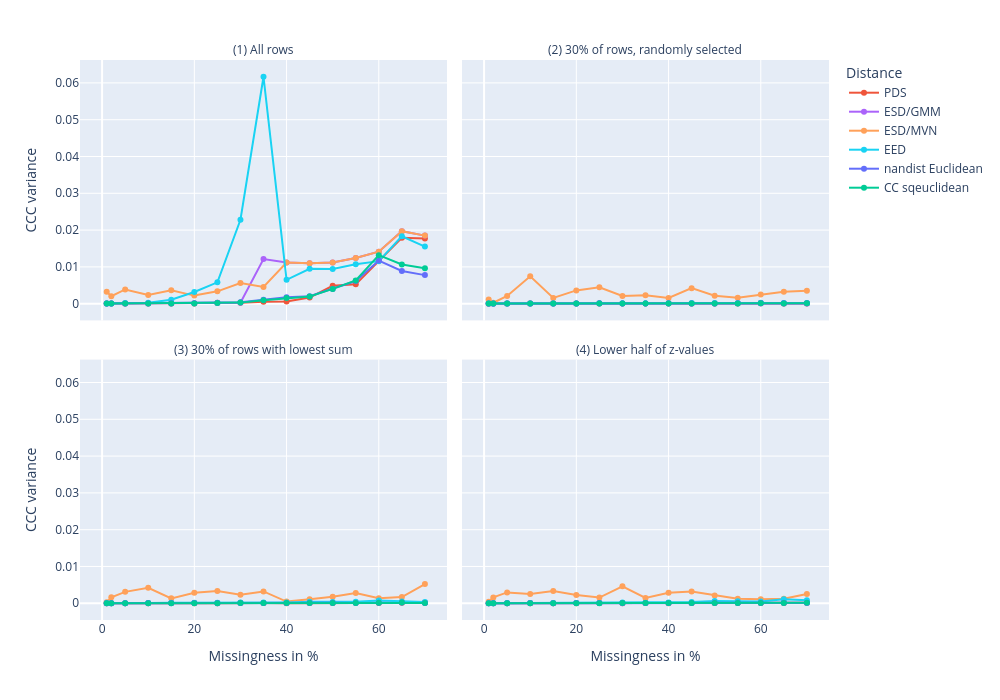
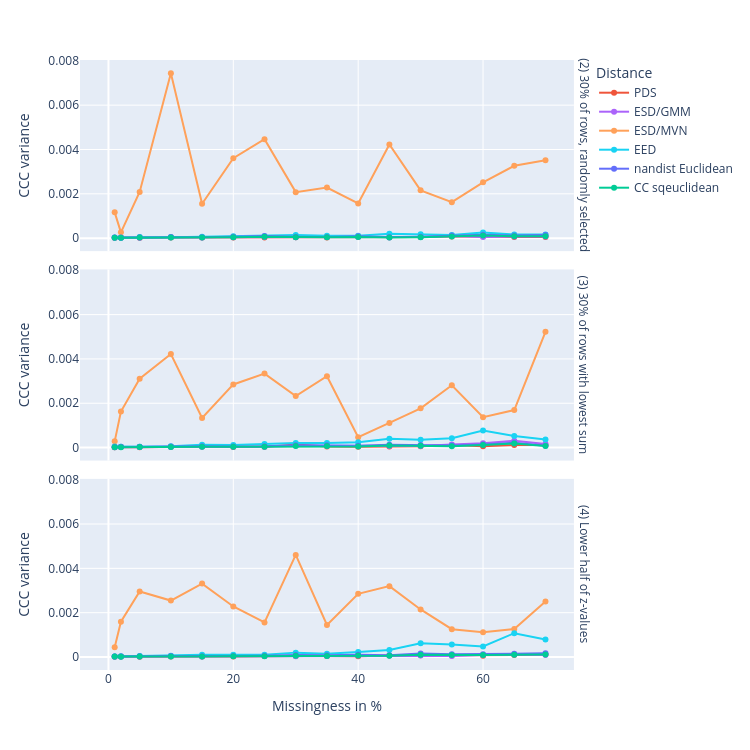

Write notebook code for charts like these, in order.
### Code cell
quadplot("CCC variance")
threeplot("CCC variance")

### Figure 1 — Plotly figure (JSON) as saved in the notebook; plotly's stock layout.template omitted (floating-point values rounded to 4 significant figures)
{"data": [{"hovertemplate": "Distance=dixon_pds_sqeuclidean<br>Scenario=uniform_everywhere<br>Missingness in %=%{x}<br>CCC variance=%{y}<extra></extra>", "legendgroup": "dixon_pds_sqeuclidean", "line": {"color": "#EF553B", "dash": "solid"}, "marker": {"symbol": "circle"}, "mode": "lines+markers", "name": "PDS", "orientation": "v", "showlegend": true, "type": "scatter", "x": [0, 1, 2, 5, 10, 15, 20, 25, 30, 35, 40, 45, 50, 55, 60, 65, 70], "xaxis": "x3", "y": [NaN, 2.005e-05, 2.714e-05, 3.571e-05, 6.118e-05, 5.422e-05, 6.788e-05, 0.0002228, 0.0002204, 0.0004965, 0.0006242, 0.001652, 0.004862, 0.005255, 0.01165, 0.01792, 0.01775], "yaxis": "y3"}, {"hovertemplate": "Distance=dixon_pds_sqeuclidean<br>Scenario=uniform_randomrows<br>Missingness in %=%{x}<br>CCC variance=%{y}<extra></extra>", "legendgroup": "dixon_pds_sqeuclidean", "line": {"color": "#EF553B", "dash": "solid"}, "marker": {"symbol": "circle"}, "mode": "lines+markers", "name": "PDS", "orientation": "v", "showlegend": false, "type": "scatter", "x": [0, 1, 2, 5, 10, 15, 20, 25, 30, 35, 40, 45, 50, 55, 60, 65, 70], "xaxis": "x4", "y": [NaN, 1.445e-05, 2.022e-05, 2.233e-05, 2.489e-05, 2.637e-05, 3.215e-05, 2.463e-05, 4.236e-05, 3.177e-05, 6.064e-05, 3.744e-05, 5.26e-05, 7.261e-05, 8.461e-05, 4.84e-05, 5.137e-05], "yaxis": "y4"}, {"hovertemplate": "Distance=dixon_pds_sqeuclidean<br>Scenario=uniform_lowestrowsumsonly<br>Missingness in %=%{x}<br>CCC variance=%{y}<extra></extra>", "legendgroup": "dixon_pds_sqeuclidean", "line": {"color": "#EF553B", "dash": "solid"}, "marker": {"symbol": "circle"}, "mode": "lines+markers", "name": "PDS", "orientation": "v", "showlegend": false, "type": "scatter", "x": [0, 1, 2, 5, 10, 15, 20, 25, 30, 35, 40, 45, 50, 55, 60, 65, 70], "xaxis": "x", "y": [NaN, 1.674e-05, 2.672e-05, 1.884e-05, 3.972e-05, 4.999e-05, 2.839e-05, 3.21e-05, 0.0001391, 4.71e-05, 3.457e-05, 5.062e-05, 6.521e-05, 0.0001211, 5.937e-05, 0.0001189, 0.0001129], "yaxis": "y"}, {"hovertemplate": "Distance=dixon_pds_sqeuclidean<br>Scenario=uniform_halflowestscalars<br>Missingness in %=%{x}<br>CCC variance=%{y}<extra></extra>", "legendgroup": "dixon_pds_sqeuclidean", "line": {"color": "#EF553B", "dash": "solid"}, "marker": {"symbol": "circle"}, "mode": "lines+markers", "name": "PDS", "orientation": "v", "showlegend": false, "type": "scatter", "x": [0, 1, 2, 5, 10, 15, 20, 25, 30, 35, 40, 45, 50, 55, 60, 65, 70], "xaxis": "x2", "y": [NaN, 1.621e-05, 1.88e-05, 1.672e-05, 2.489e-05, 2.579e-05, 2.414e-05, 4.614e-05, 4.136e-05, 4.979e-05, 3.002e-05, 7.208e-05, 7.798e-05, 7.208e-05, 6.128e-05, 9.156e-05, 0.0001137], "yaxis": "y2"}, {"hovertemplate": "Distance=eirola_esd_gmm<br>Scenario=uniform_everywhere<br>Missingness in %=%{x}<br>CCC variance=%{y}<extra></extra>", "legendgroup": "eirola_esd_gmm", "line": {"color": "#AB63FA", "dash": "solid"}, "marker": {"symbol": "circle"}, "mode": "lines+markers", "name": "ESD/GMM", "orientation": "v", "showlegend": true, "type": "scatter", "x": [0, 1, 2, 5, 10, 15, 20, 25, 30, 35, 40, 45, 50, 55, 60, 65, 70], "xaxis": "x3", "y": [NaN, 1.896e-05, 2.177e-05, 4.17e-05, 9.762e-05, 7.398e-05, 0.0001274, 0.0002103, 0.000271, 0.01212, 0.01119, 0.01098, 0.01118, 0.01242, 0.01414, 0.0197, 0.0185], "yaxis": "y3"}, {"hovertemplate": "Distance=eirola_esd_gmm<br>Scenario=uniform_randomrows<br>Missingness in %=%{x}<br>CCC variance=%{y}<extra></extra>", "legendgroup": "eirola_esd_gmm", "line": {"color": "#AB63FA", "dash": "solid"}, "marker": {"symbol": "circle"}, "mode": "lines+markers", "name": "ESD/GMM", "orientation": "v", "showlegend": false, "type": "scatter", "x": [0, 1, 2, 5, 10, 15, 20, 25, 30, 35, 40, 45, 50, 55, 60, 65, 70], "xaxis": "x4", "y": [NaN, 1.951e-05, 1.457e-05, 2.292e-05, 3.492e-05, 3.364e-05, 3.55e-05, 5.969e-05, 4.225e-05, 5.393e-05, 5.508e-05, 3.291e-05, 5.436e-05, 9.557e-05, 5.707e-05, 6.976e-05, 7.655e-05], "yaxis": "y4"}, {"hovertemplate": "Distance=eirola_esd_gmm<br>Scenario=uniform_lowestrowsumsonly<br>Missingness in %=%{x}<br>CCC variance=%{y}<extra></extra>", "legendgroup": "eirola_esd_gmm", "line": {"color": "#AB63FA", "dash": "solid"}, "marker": {"symbol": "circle"}, "mode": "lines+markers", "name": "ESD/GMM", "orientation": "v", "showlegend": false, "type": "scatter", "x": [0, 1, 2, 5, 10, 15, 20, 25, 30, 35, 40, 45, 50, 55, 60, 65, 70], "xaxis": "x", "y": [NaN, 1.55e-05, 2.077e-05, 2.681e-05, 3.11e-05, 3.818e-05, 4.55e-05, 4.033e-05, 8.736e-05, 8.365e-05, 7.399e-05, 7.354e-05, 6.561e-05, 0.0001385, 0.0001905, 0.0003083, 0.00016], "yaxis": "y"}, {"hovertemplate": "Distance=eirola_esd_gmm<br>Scenario=uniform_halflowestscalars<br>Missingness in %=%{x}<br>CCC variance=%{y}<extra></extra>", "legendgroup": "eirola_esd_gmm", "line": {"color": "#AB63FA", "dash": "solid"}, "marker": {"symbol": "circle"}, "mode": "lines+markers", "name": "ESD/GMM", "orientation": "v", "showlegend": false, "type": "scatter", "x": [0, 1, 2, 5, 10, 15, 20, 25, 30, 35, 40, 45, 50, 55, 60, 65, 70], "xaxis": "x2", "y": [NaN, 1.827e-05, 1.893e-05, 2.167e-05, 3.601e-05, 2.646e-05, 4.702e-05, 4.699e-05, 3.718e-05, 4.968e-05, 6.302e-05, 6.402e-05, 7.196e-05, 4.976e-05, 9.041e-05, 0.0001143, 8.957e-05], "yaxis": "y2"}, {"hovertemplate": "Distance=eirola_esd_mvn<br>Scenario=uniform_everywhere<br>Missingness in %=%{x}<br>CCC variance=%{y}<extra></extra>", "legendgroup": "eirola_esd_mvn", "line": {"color": "#FFA15A", "dash": "solid"}, "marker": {"symbol": "circle"}, "mode": "lines+markers", "name": "ESD/MVN", "orientation": "v", "showlegend": true, "type": "scatter", "x": [0, 1, 2, 5, 10, 15, 20, 25, 30, 35, 40, 45, 50, 55, 60, 65, 70], "xaxis": "x3", "y": [NaN, 0.003214, 0.002033, 0.003865, 0.00236, 0.003637, 0.002196, 0.003354, 0.005615, 0.004528, 0.01119, 0.01098, 0.01118, 0.01242, 0.01414, 0.0197, 0.0185], "yaxis": "y3"}, {"hovertemplate": "Distance=eirola_esd_mvn<br>Scenario=uniform_randomrows<br>Missingness in %=%{x}<br>CCC variance=%{y}<extra></extra>", "legendgroup": "eirola_esd_mvn", "line": {"color": "#FFA15A", "dash": "solid"}, "marker": {"symbol": "circle"}, "mode": "lines+markers", "name": "ESD/MVN", "orientation": "v", "showlegend": false, "type": "scatter", "x": [0, 1, 2, 5, 10, 15, 20, 25, 30, 35, 40, 45, 50, 55, 60, 65, 70], "xaxis": "x4", "y": [NaN, 0.001165, 0.0002619, 0.002085, 0.007438, 0.001552, 0.003607, 0.004463, 0.002076, 0.002284, 0.001563, 0.004226, 0.002156, 0.001624, 0.002519, 0.003266, 0.003517], "yaxis": "y4"}, {"hovertemplate": "Distance=eirola_esd_mvn<br>Scenario=uniform_lowestrowsumsonly<br>Missingness in %=%{x}<br>CCC variance=%{y}<extra></extra>", "legendgroup": "eirola_esd_mvn", "line": {"color": "#FFA15A", "dash": "solid"}, "marker": {"symbol": "circle"}, "mode": "lines+markers", "name": "ESD/MVN", "orientation": "v", "showlegend": false, "type": "scatter", "x": [0, 1, 2, 5, 10, 15, 20, 25, 30, 35, 40, 45, 50, 55, 60, 65, 70], "xaxis": "x", "y": [NaN, 0.0002816, 0.001626, 0.003106, 0.004222, 0.001336, 0.002849, 0.003337, 0.002323, 0.003221, 0.0004658, 0.001111, 0.001773, 0.00281, 0.001371, 0.001693, 0.005222], "yaxis": "y"}, {"hovertemplate": "Distance=eirola_esd_mvn<br>Scenario=uniform_halflowestscalars<br>Missingness in %=%{x}<br>CCC variance=%{y}<extra></extra>", "legendgroup": "eirola_esd_mvn", "line": {"color": "#FFA15A", "dash": "solid"}, "marker": {"symbol": "circle"}, "mode": "lines+markers", "name": "ESD/MVN", "orientation": "v", "showlegend": false, "type": "scatter", "x": [0, 1, 2, 5, 10, 15, 20, 25, 30, 35, 40, 45, 50, 55, 60, 65, 70], "xaxis": "x2", "y": [NaN, 0.0004442, 0.001591, 0.002959, 0.002546, 0.003312, 0.00228, 0.00156, 0.004607, 0.001445, 0.002851, 0.003198, 0.002146, 0.001255, 0.001122, 0.001259, 0.002503], "yaxis": "y2"}, {"hovertemplate": "Distance=mesquita_eed<br>Scenario=uniform_everywhere<br>Missingness in %=%{x}<br>CCC variance=%{y}<extra></extra>", "legendgroup": "mesquita_eed", "line": {"color": "#19D3F3", "dash": "solid"}, "marker": {"symbol": "circle"}, "mode": "lines+markers", "name": "EED", "orientation": "v", "showlegend": true, "type": "scatter", "x": [0, 1, 2, 5, 10, 15, 20, 25, 30, 35, 40, 45, 50, 55, 60, 65, 70], "xaxis": "x3", "y": [NaN, 3.994e-05, 3.564e-05, 0.0001732, 0.0002609, 0.001058, 0.003189, 0.005806, 0.0228, 0.06166, 0.006487, 0.009498, 0.009444, 0.01073, 0.01156, 0.01832, 0.01552], "yaxis": "y3"}, {"hovertemplate": "Distance=mesquita_eed<br>Scenario=uniform_randomrows<br>Missingness in %=%{x}<br>CCC variance=%{y}<extra></extra>", "legendgroup": "mesquita_eed", "line": {"color": "#19D3F3", "dash": "solid"}, "marker": {"symbol": "circle"}, "mode": "lines+markers", "name": "EED", "orientation": "v", "showlegend": false, "type": "scatter", "x": [0, 1, 2, 5, 10, 15, 20, 25, 30, 35, 40, 45, 50, 55, 60, 65, 70], "xaxis": "x4", "y": [NaN, 2.397e-05, 2.313e-05, 5.086e-05, 4.329e-05, 6.256e-05, 8.029e-05, 9.06e-05, 0.0001396, 0.0001074, 0.0001088, 0.0001984, 0.000178, 0.0001467, 0.0002601, 0.0001621, 0.0001637], "yaxis": "y4"}, {"hovertemplate": "Distance=mesquita_eed<br>Scenario=uniform_lowestrowsumsonly<br>Missingness in %=%{x}<br>CCC variance=%{y}<extra></extra>", "legendgroup": "mesquita_eed", "line": {"color": "#19D3F3", "dash": "solid"}, "marker": {"symbol": "circle"}, "mode": "lines+markers", "name": "EED", "orientation": "v", "showlegend": false, "type": "scatter", "x": [0, 1, 2, 5, 10, 15, 20, 25, 30, 35, 40, 45, 50, 55, 60, 65, 70], "xaxis": "x", "y": [NaN, 4.618e-05, 3.749e-05, 4.263e-05, 6.385e-05, 0.0001251, 0.0001116, 0.0001627, 0.0002115, 0.0002063, 0.0002433, 0.0004039, 0.0003479, 0.0004205, 0.0007661, 0.0005176, 0.0003618], "yaxis": "y"}, {"hovertemplate": "Distance=mesquita_eed<br>Scenario=uniform_halflowestscalars<br>Missingness in %=%{x}<br>CCC variance=%{y}<extra></extra>", "legendgroup": "mesquita_eed", "line": {"color": "#19D3F3", "dash": "solid"}, "marker": {"symbol": "circle"}, "mode": "lines+markers", "name": "EED", "orientation": "v", "showlegend": false, "type": "scatter", "x": [0, 1, 2, 5, 10, 15, 20, 25, 30, 35, 40, 45, 50, 55, 60, 65, 70], "xaxis": "x2", "y": [NaN, 2.872e-05, 3.448e-05, 4.552e-05, 6.006e-05, 9.739e-05, 9.829e-05, 9.878e-05, 0.0001981, 0.0001419, 0.0002236, 0.0003154, 0.000621, 0.0005648, 0.0004735, 0.001074, 0.0007945], "yaxis": "y2"}, {"hovertemplate": "Distance=nandist_euclidean<br>Scenario=uniform_everywhere<br>Missingness in %=%{x}<br>CCC variance=%{y}<extra></extra>", "legendgroup": "nandist_euclidean", "line": {"color": "#636EFA", "dash": "solid"}, "marker": {"symbol": "circle"}, "mode": "lines+markers", "name": "nandist Euclidean", "orientation": "v", "showlegend": true, "type": "scatter", "x": [0, 1, 2, 5, 10, 15, 20, 25, 30, 35, 40, 45, 50, 55, 60, 65, 70], "xaxis": "x3", "y": [NaN, 3.282e-05, 4.581e-05, 3.198e-05, 6.997e-05, 0.0001001, 0.0001149, 0.0002771, 0.0003865, 0.001065, 0.001728, 0.002041, 0.004019, 0.006156, 0.0117, 0.008903, 0.007762], "yaxis": "y3"}, {"hovertemplate": "Distance=nandist_euclidean<br>Scenario=uniform_randomrows<br>Missingness in %=%{x}<br>CCC variance=%{y}<extra></extra>", "legendgroup": "nandist_euclidean", "line": {"color": "#636EFA", "dash": "solid"}, "marker": {"symbol": "circle"}, "mode": "lines+markers", "name": "nandist Euclidean", "orientation": "v", "showlegend": false, "type": "scatter", "x": [0, 1, 2, 5, 10, 15, 20, 25, 30, 35, 40, 45, 50, 55, 60, 65, 70], "xaxis": "x4", "y": [NaN, 2.662e-05, 2.619e-05, 3.862e-05, 4.756e-05, 4.031e-05, 6.483e-05, 9.521e-05, 6.04e-05, 5.441e-05, 8.429e-05, 4.902e-05, 6.798e-05, 0.0001149, 0.0001569, 0.0001194, 0.0001372], "yaxis": "y4"}, {"hovertemplate": "Distance=nandist_euclidean<br>Scenario=uniform_lowestrowsumsonly<br>Missingness in %=%{x}<br>CCC variance=%{y}<extra></extra>", "legendgroup": "nandist_euclidean", "line": {"color": "#636EFA", "dash": "solid"}, "marker": {"symbol": "circle"}, "mode": "lines+markers", "name": "nandist Euclidean", "orientation": "v", "showlegend": false, "type": "scatter", "x": [0, 1, 2, 5, 10, 15, 20, 25, 30, 35, 40, 45, 50, 55, 60, 65, 70], "xaxis": "x", "y": [NaN, 2.701e-05, 3.211e-05, 3.359e-05, 4.482e-05, 6.338e-05, 5.075e-05, 5.523e-05, 0.0001077, 0.0001025, 8.098e-05, 0.0001297, 0.0001115, 9.044e-05, 0.0001436, 0.0002199, 8.291e-05], "yaxis": "y"}, {"hovertemplate": "Distance=nandist_euclidean<br>Scenario=uniform_halflowestscalars<br>Missingness in %=%{x}<br>CCC variance=%{y}<extra></extra>", "legendgroup": "nandist_euclidean", "line": {"color": "#636EFA", "dash": "solid"}, "marker": {"symbol": "circle"}, "mode": "lines+markers", "name": "nandist Euclidean", "orientation": "v", "showlegend": false, "type": "scatter", "x": [0, 1, 2, 5, 10, 15, 20, 25, 30, 35, 40, 45, 50, 55, 60, 65, 70], "xaxis": "x2", "y": [NaN, 2.893e-05, 2.594e-05, 3.131e-05, 4.579e-05, 3.622e-05, 4.968e-05, 6.079e-05, 9.47e-05, 7.997e-05, 0.0001035, 8.497e-05, 0.000157, 0.0001299, 0.0001242, 0.0001433, 0.0001654], "yaxis": "y2"}, {"hovertemplate": "Distance=sqeuclidean<br>Scenario=uniform_everywhere<br>Missingness in %=%{x}<br>CCC variance=%{y}<extra></extra>", "legendgroup": "sqeuclidean", "line": {"color": "#00CC96", "dash": "solid"}, "marker": {"symbol": "circle"}, "mode": "lines+markers", "name": "CC sqeuclidean", "orientation": "v", "showlegend": true, "type": "scatter", "x": [0, 1, 2, 5, 10, 15, 20, 25, 30, 35, 40, 45, 50, 55, 60, 65, 70], "xaxis": "x3", "y": [NaN, 2.06e-05, 2.896e-05, 2.009e-05, 4.517e-05, 6.906e-05, 7.853e-05, 0.0002026, 0.0002886, 0.0009453, 0.001528, 0.001981, 0.004021, 0.0063, 0.01319, 0.01064, 0.009651], "yaxis": "y3"}, {"hovertemplate": "Distance=sqeuclidean<br>Scenario=uniform_randomrows<br>Missingness in %=%{x}<br>CCC variance=%{y}<extra></extra>", "legendgroup": "sqeuclidean", "line": {"color": "#00CC96", "dash": "solid"}, "marker": {"symbol": "circle"}, "mode": "lines+markers", "name": "CC sqeuclidean", "orientation": "v", "showlegend": false, "type": "scatter", "x": [0, 1, 2, 5, 10, 15, 20, 25, 30, 35, 40, 45, 50, 55, 60, 65, 70], "xaxis": "x4", "y": [NaN, 1.653e-05, 1.651e-05, 2.516e-05, 3.095e-05, 2.596e-05, 4.141e-05, 6.18e-05, 3.99e-05, 3.653e-05, 5.597e-05, 3.222e-05, 4.425e-05, 7.871e-05, 0.0001169, 8.095e-05, 9.093e-05], "yaxis": "y4"}, {"hovertemplate": "Distance=sqeuclidean<br>Scenario=uniform_lowestrowsumsonly<br>Missingness in %=%{x}<br>CCC variance=%{y}<extra></extra>", "legendgroup": "sqeuclidean", "line": {"color": "#00CC96", "dash": "solid"}, "marker": {"symbol": "circle"}, "mode": "lines+markers", "name": "CC sqeuclidean", "orientation": "v", "showlegend": false, "type": "scatter", "x": [0, 1, 2, 5, 10, 15, 20, 25, 30, 35, 40, 45, 50, 55, 60, 65, 70], "xaxis": "x", "y": [NaN, 1.662e-05, 1.985e-05, 2.153e-05, 2.859e-05, 4.162e-05, 3.273e-05, 3.689e-05, 7.236e-05, 7.089e-05, 5.144e-05, 9.555e-05, 8.315e-05, 6.466e-05, 0.0001197, 0.0001832, 6.68e-05], "yaxis": "y"}, {"hovertemplate": "Distance=sqeuclidean<br>Scenario=uniform_halflowestscalars<br>Missingness in %=%{x}<br>CCC variance=%{y}<extra></extra>", "legendgroup": "sqeuclidean", "line": {"color": "#00CC96", "dash": "solid"}, "marker": {"symbol": "circle"}, "mode": "lines+markers", "name": "CC sqeuclidean", "orientation": "v", "showlegend": false, "type": "scatter", "x": [0, 1, 2, 5, 10, 15, 20, 25, 30, 35, 40, 45, 50, 55, 60, 65, 70], "xaxis": "x2", "y": [NaN, 1.83e-05, 1.655e-05, 1.995e-05, 2.863e-05, 2.393e-05, 3.093e-05, 3.828e-05, 5.903e-05, 5.029e-05, 7.074e-05, 5.686e-05, 0.0001054, 9.057e-05, 8.576e-05, 0.0001039, 0.0001169], "yaxis": "y2"}], "layout": {"annotations": [{"font": {}, "showarrow": false, "text": "(3) 30% of rows with lowest sum", "x": 0.245, "xanchor": "center", "xref": "paper", "y": 0.465, "yanchor": "bottom", "yref": "paper"}, {"font": {}, "showarrow": false, "text": "(4) Lower half of z-values", "x": 0.755, "xanchor": "center", "xref": "paper", "y": 0.465, "yanchor": "bottom", "yref": "paper"}, {"font": {}, "showarrow": false, "text": "(1) All rows", "x": 0.245, "xanchor": "center", "xref": "paper", "y": 1.0, "yanchor": "bottom", "yref": "paper"}, {"font": {}, "showarrow": false, "text": "(2) 30% of rows, randomly selected", "x": 0.755, "xanchor": "center", "xref": "paper", "y": 1.0, "yanchor": "bottom", "yref": "paper"}], "height": 700, "legend": {"title": {"text": "Distance"}, "tracegroupgap": 0}, "margin": {"t": 60}, "width": 1000, "xaxis": {"anchor": "y", "domain": [0, 0.49], "title": {"text": "Missingness in %"}}, "xaxis2": {"anchor": "y2", "domain": [0.51, 1], "matches": "x", "title": {"text": "Missingness in %"}}, "xaxis3": {"anchor": "y3", "domain": [0, 0.49], "matches": "x", "showticklabels": false}, "xaxis4": {"anchor": "y4", "domain": [0.51, 1], "matches": "x", "showticklabels": false}, "yaxis": {"anchor": "x", "domain": [0, 0.465], "title": {"text": "CCC variance"}}, "yaxis2": {"anchor": "x2", "domain": [0, 0.465], "matches": "y", "showticklabels": false}, "yaxis3": {"anchor": "x3", "domain": [0.535, 1.0], "matches": "y", "title": {"text": "CCC variance"}}, "yaxis4": {"anchor": "x4", "domain": [0.535, 1.0], "matches": "y", "showticklabels": false}}}

### Figure 2 — Plotly figure (JSON) as saved in the notebook; plotly's stock layout.template omitted (floating-point values rounded to 4 significant figures)
{"data": [{"hovertemplate": "Distance=dixon_pds_sqeuclidean<br>Scenario=uniform_randomrows<br>Missingness in %=%{x}<br>CCC variance=%{y}<extra></extra>", "legendgroup": "dixon_pds_sqeuclidean", "line": {"color": "#EF553B", "dash": "solid"}, "marker": {"symbol": "circle"}, "mode": "lines+markers", "name": "PDS", "orientation": "v", "showlegend": true, "type": "scatter", "x": [0, 1, 2, 5, 10, 15, 20, 25, 30, 35, 40, 45, 50, 55, 60, 65, 70], "xaxis": "x3", "y": [NaN, 1.445e-05, 2.022e-05, 2.233e-05, 2.489e-05, 2.637e-05, 3.215e-05, 2.463e-05, 4.236e-05, 3.177e-05, 6.064e-05, 3.744e-05, 5.26e-05, 7.261e-05, 8.461e-05, 4.84e-05, 5.137e-05], "yaxis": "y3"}, {"hovertemplate": "Distance=dixon_pds_sqeuclidean<br>Scenario=uniform_lowestrowsumsonly<br>Missingness in %=%{x}<br>CCC variance=%{y}<extra></extra>", "legendgroup": "dixon_pds_sqeuclidean", "line": {"color": "#EF553B", "dash": "solid"}, "marker": {"symbol": "circle"}, "mode": "lines+markers", "name": "PDS", "orientation": "v", "showlegend": false, "type": "scatter", "x": [0, 1, 2, 5, 10, 15, 20, 25, 30, 35, 40, 45, 50, 55, 60, 65, 70], "xaxis": "x2", "y": [NaN, 1.674e-05, 2.672e-05, 1.884e-05, 3.972e-05, 4.999e-05, 2.839e-05, 3.21e-05, 0.0001391, 4.71e-05, 3.457e-05, 5.062e-05, 6.521e-05, 0.0001211, 5.937e-05, 0.0001189, 0.0001129], "yaxis": "y2"}, {"hovertemplate": "Distance=dixon_pds_sqeuclidean<br>Scenario=uniform_halflowestscalars<br>Missingness in %=%{x}<br>CCC variance=%{y}<extra></extra>", "legendgroup": "dixon_pds_sqeuclidean", "line": {"color": "#EF553B", "dash": "solid"}, "marker": {"symbol": "circle"}, "mode": "lines+markers", "name": "PDS", "orientation": "v", "showlegend": false, "type": "scatter", "x": [0, 1, 2, 5, 10, 15, 20, 25, 30, 35, 40, 45, 50, 55, 60, 65, 70], "xaxis": "x", "y": [NaN, 1.621e-05, 1.88e-05, 1.672e-05, 2.489e-05, 2.579e-05, 2.414e-05, 4.614e-05, 4.136e-05, 4.979e-05, 3.002e-05, 7.208e-05, 7.798e-05, 7.208e-05, 6.128e-05, 9.156e-05, 0.0001137], "yaxis": "y"}, {"hovertemplate": "Distance=eirola_esd_gmm<br>Scenario=uniform_randomrows<br>Missingness in %=%{x}<br>CCC variance=%{y}<extra></extra>", "legendgroup": "eirola_esd_gmm", "line": {"color": "#AB63FA", "dash": "solid"}, "marker": {"symbol": "circle"}, "mode": "lines+markers", "name": "ESD/GMM", "orientation": "v", "showlegend": true, "type": "scatter", "x": [0, 1, 2, 5, 10, 15, 20, 25, 30, 35, 40, 45, 50, 55, 60, 65, 70], "xaxis": "x3", "y": [NaN, 1.951e-05, 1.457e-05, 2.292e-05, 3.492e-05, 3.364e-05, 3.55e-05, 5.969e-05, 4.225e-05, 5.393e-05, 5.508e-05, 3.291e-05, 5.436e-05, 9.557e-05, 5.707e-05, 6.976e-05, 7.655e-05], "yaxis": "y3"}, {"hovertemplate": "Distance=eirola_esd_gmm<br>Scenario=uniform_lowestrowsumsonly<br>Missingness in %=%{x}<br>CCC variance=%{y}<extra></extra>", "legendgroup": "eirola_esd_gmm", "line": {"color": "#AB63FA", "dash": "solid"}, "marker": {"symbol": "circle"}, "mode": "lines+markers", "name": "ESD/GMM", "orientation": "v", "showlegend": false, "type": "scatter", "x": [0, 1, 2, 5, 10, 15, 20, 25, 30, 35, 40, 45, 50, 55, 60, 65, 70], "xaxis": "x2", "y": [NaN, 1.55e-05, 2.077e-05, 2.681e-05, 3.11e-05, 3.818e-05, 4.55e-05, 4.033e-05, 8.736e-05, 8.365e-05, 7.399e-05, 7.354e-05, 6.561e-05, 0.0001385, 0.0001905, 0.0003083, 0.00016], "yaxis": "y2"}, {"hovertemplate": "Distance=eirola_esd_gmm<br>Scenario=uniform_halflowestscalars<br>Missingness in %=%{x}<br>CCC variance=%{y}<extra></extra>", "legendgroup": "eirola_esd_gmm", "line": {"color": "#AB63FA", "dash": "solid"}, "marker": {"symbol": "circle"}, "mode": "lines+markers", "name": "ESD/GMM", "orientation": "v", "showlegend": false, "type": "scatter", "x": [0, 1, 2, 5, 10, 15, 20, 25, 30, 35, 40, 45, 50, 55, 60, 65, 70], "xaxis": "x", "y": [NaN, 1.827e-05, 1.893e-05, 2.167e-05, 3.601e-05, 2.646e-05, 4.702e-05, 4.699e-05, 3.718e-05, 4.968e-05, 6.302e-05, 6.402e-05, 7.196e-05, 4.976e-05, 9.041e-05, 0.0001143, 8.957e-05], "yaxis": "y"}, {"hovertemplate": "Distance=eirola_esd_mvn<br>Scenario=uniform_randomrows<br>Missingness in %=%{x}<br>CCC variance=%{y}<extra></extra>", "legendgroup": "eirola_esd_mvn", "line": {"color": "#FFA15A", "dash": "solid"}, "marker": {"symbol": "circle"}, "mode": "lines+markers", "name": "ESD/MVN", "orientation": "v", "showlegend": true, "type": "scatter", "x": [0, 1, 2, 5, 10, 15, 20, 25, 30, 35, 40, 45, 50, 55, 60, 65, 70], "xaxis": "x3", "y": [NaN, 0.001165, 0.0002619, 0.002085, 0.007438, 0.001552, 0.003607, 0.004463, 0.002076, 0.002284, 0.001563, 0.004226, 0.002156, 0.001624, 0.002519, 0.003266, 0.003517], "yaxis": "y3"}, {"hovertemplate": "Distance=eirola_esd_mvn<br>Scenario=uniform_lowestrowsumsonly<br>Missingness in %=%{x}<br>CCC variance=%{y}<extra></extra>", "legendgroup": "eirola_esd_mvn", "line": {"color": "#FFA15A", "dash": "solid"}, "marker": {"symbol": "circle"}, "mode": "lines+markers", "name": "ESD/MVN", "orientation": "v", "showlegend": false, "type": "scatter", "x": [0, 1, 2, 5, 10, 15, 20, 25, 30, 35, 40, 45, 50, 55, 60, 65, 70], "xaxis": "x2", "y": [NaN, 0.0002816, 0.001626, 0.003106, 0.004222, 0.001336, 0.002849, 0.003337, 0.002323, 0.003221, 0.0004658, 0.001111, 0.001773, 0.00281, 0.001371, 0.001693, 0.005222], "yaxis": "y2"}, {"hovertemplate": "Distance=eirola_esd_mvn<br>Scenario=uniform_halflowestscalars<br>Missingness in %=%{x}<br>CCC variance=%{y}<extra></extra>", "legendgroup": "eirola_esd_mvn", "line": {"color": "#FFA15A", "dash": "solid"}, "marker": {"symbol": "circle"}, "mode": "lines+markers", "name": "ESD/MVN", "orientation": "v", "showlegend": false, "type": "scatter", "x": [0, 1, 2, 5, 10, 15, 20, 25, 30, 35, 40, 45, 50, 55, 60, 65, 70], "xaxis": "x", "y": [NaN, 0.0004442, 0.001591, 0.002959, 0.002546, 0.003312, 0.00228, 0.00156, 0.004607, 0.001445, 0.002851, 0.003198, 0.002146, 0.001255, 0.001122, 0.001259, 0.002503], "yaxis": "y"}, {"hovertemplate": "Distance=mesquita_eed<br>Scenario=uniform_randomrows<br>Missingness in %=%{x}<br>CCC variance=%{y}<extra></extra>", "legendgroup": "mesquita_eed", "line": {"color": "#19D3F3", "dash": "solid"}, "marker": {"symbol": "circle"}, "mode": "lines+markers", "name": "EED", "orientation": "v", "showlegend": true, "type": "scatter", "x": [0, 1, 2, 5, 10, 15, 20, 25, 30, 35, 40, 45, 50, 55, 60, 65, 70], "xaxis": "x3", "y": [NaN, 2.397e-05, 2.313e-05, 5.086e-05, 4.329e-05, 6.256e-05, 8.029e-05, 9.06e-05, 0.0001396, 0.0001074, 0.0001088, 0.0001984, 0.000178, 0.0001467, 0.0002601, 0.0001621, 0.0001637], "yaxis": "y3"}, {"hovertemplate": "Distance=mesquita_eed<br>Scenario=uniform_lowestrowsumsonly<br>Missingness in %=%{x}<br>CCC variance=%{y}<extra></extra>", "legendgroup": "mesquita_eed", "line": {"color": "#19D3F3", "dash": "solid"}, "marker": {"symbol": "circle"}, "mode": "lines+markers", "name": "EED", "orientation": "v", "showlegend": false, "type": "scatter", "x": [0, 1, 2, 5, 10, 15, 20, 25, 30, 35, 40, 45, 50, 55, 60, 65, 70], "xaxis": "x2", "y": [NaN, 4.618e-05, 3.749e-05, 4.263e-05, 6.385e-05, 0.0001251, 0.0001116, 0.0001627, 0.0002115, 0.0002063, 0.0002433, 0.0004039, 0.0003479, 0.0004205, 0.0007661, 0.0005176, 0.0003618], "yaxis": "y2"}, {"hovertemplate": "Distance=mesquita_eed<br>Scenario=uniform_halflowestscalars<br>Missingness in %=%{x}<br>CCC variance=%{y}<extra></extra>", "legendgroup": "mesquita_eed", "line": {"color": "#19D3F3", "dash": "solid"}, "marker": {"symbol": "circle"}, "mode": "lines+markers", "name": "EED", "orientation": "v", "showlegend": false, "type": "scatter", "x": [0, 1, 2, 5, 10, 15, 20, 25, 30, 35, 40, 45, 50, 55, 60, 65, 70], "xaxis": "x", "y": [NaN, 2.872e-05, 3.448e-05, 4.552e-05, 6.006e-05, 9.739e-05, 9.829e-05, 9.878e-05, 0.0001981, 0.0001419, 0.0002236, 0.0003154, 0.000621, 0.0005648, 0.0004735, 0.001074, 0.0007945], "yaxis": "y"}, {"hovertemplate": "Distance=nandist_euclidean<br>Scenario=uniform_randomrows<br>Missingness in %=%{x}<br>CCC variance=%{y}<extra></extra>", "legendgroup": "nandist_euclidean", "line": {"color": "#636EFA", "dash": "solid"}, "marker": {"symbol": "circle"}, "mode": "lines+markers", "name": "nandist Euclidean", "orientation": "v", "showlegend": true, "type": "scatter", "x": [0, 1, 2, 5, 10, 15, 20, 25, 30, 35, 40, 45, 50, 55, 60, 65, 70], "xaxis": "x3", "y": [NaN, 2.662e-05, 2.619e-05, 3.862e-05, 4.756e-05, 4.031e-05, 6.483e-05, 9.521e-05, 6.04e-05, 5.441e-05, 8.429e-05, 4.902e-05, 6.798e-05, 0.0001149, 0.0001569, 0.0001194, 0.0001372], "yaxis": "y3"}, {"hovertemplate": "Distance=nandist_euclidean<br>Scenario=uniform_lowestrowsumsonly<br>Missingness in %=%{x}<br>CCC variance=%{y}<extra></extra>", "legendgroup": "nandist_euclidean", "line": {"color": "#636EFA", "dash": "solid"}, "marker": {"symbol": "circle"}, "mode": "lines+markers", "name": "nandist Euclidean", "orientation": "v", "showlegend": false, "type": "scatter", "x": [0, 1, 2, 5, 10, 15, 20, 25, 30, 35, 40, 45, 50, 55, 60, 65, 70], "xaxis": "x2", "y": [NaN, 2.701e-05, 3.211e-05, 3.359e-05, 4.482e-05, 6.338e-05, 5.075e-05, 5.523e-05, 0.0001077, 0.0001025, 8.098e-05, 0.0001297, 0.0001115, 9.044e-05, 0.0001436, 0.0002199, 8.291e-05], "yaxis": "y2"}, {"hovertemplate": "Distance=nandist_euclidean<br>Scenario=uniform_halflowestscalars<br>Missingness in %=%{x}<br>CCC variance=%{y}<extra></extra>", "legendgroup": "nandist_euclidean", "line": {"color": "#636EFA", "dash": "solid"}, "marker": {"symbol": "circle"}, "mode": "lines+markers", "name": "nandist Euclidean", "orientation": "v", "showlegend": false, "type": "scatter", "x": [0, 1, 2, 5, 10, 15, 20, 25, 30, 35, 40, 45, 50, 55, 60, 65, 70], "xaxis": "x", "y": [NaN, 2.893e-05, 2.594e-05, 3.131e-05, 4.579e-05, 3.622e-05, 4.968e-05, 6.079e-05, 9.47e-05, 7.997e-05, 0.0001035, 8.497e-05, 0.000157, 0.0001299, 0.0001242, 0.0001433, 0.0001654], "yaxis": "y"}, {"hovertemplate": "Distance=sqeuclidean<br>Scenario=uniform_randomrows<br>Missingness in %=%{x}<br>CCC variance=%{y}<extra></extra>", "legendgroup": "sqeuclidean", "line": {"color": "#00CC96", "dash": "solid"}, "marker": {"symbol": "circle"}, "mode": "lines+markers", "name": "CC sqeuclidean", "orientation": "v", "showlegend": true, "type": "scatter", "x": [0, 1, 2, 5, 10, 15, 20, 25, 30, 35, 40, 45, 50, 55, 60, 65, 70], "xaxis": "x3", "y": [NaN, 1.653e-05, 1.651e-05, 2.516e-05, 3.095e-05, 2.596e-05, 4.141e-05, 6.18e-05, 3.99e-05, 3.653e-05, 5.597e-05, 3.222e-05, 4.425e-05, 7.871e-05, 0.0001169, 8.095e-05, 9.093e-05], "yaxis": "y3"}, {"hovertemplate": "Distance=sqeuclidean<br>Scenario=uniform_lowestrowsumsonly<br>Missingness in %=%{x}<br>CCC variance=%{y}<extra></extra>", "legendgroup": "sqeuclidean", "line": {"color": "#00CC96", "dash": "solid"}, "marker": {"symbol": "circle"}, "mode": "lines+markers", "name": "CC sqeuclidean", "orientation": "v", "showlegend": false, "type": "scatter", "x": [0, 1, 2, 5, 10, 15, 20, 25, 30, 35, 40, 45, 50, 55, 60, 65, 70], "xaxis": "x2", "y": [NaN, 1.662e-05, 1.985e-05, 2.153e-05, 2.859e-05, 4.162e-05, 3.273e-05, 3.689e-05, 7.236e-05, 7.089e-05, 5.144e-05, 9.555e-05, 8.315e-05, 6.466e-05, 0.0001197, 0.0001832, 6.68e-05], "yaxis": "y2"}, {"hovertemplate": "Distance=sqeuclidean<br>Scenario=uniform_halflowestscalars<br>Missingness in %=%{x}<br>CCC variance=%{y}<extra></extra>", "legendgroup": "sqeuclidean", "line": {"color": "#00CC96", "dash": "solid"}, "marker": {"symbol": "circle"}, "mode": "lines+markers", "name": "CC sqeuclidean", "orientation": "v", "showlegend": false, "type": "scatter", "x": [0, 1, 2, 5, 10, 15, 20, 25, 30, 35, 40, 45, 50, 55, 60, 65, 70], "xaxis": "x", "y": [NaN, 1.83e-05, 1.655e-05, 1.995e-05, 2.863e-05, 2.393e-05, 3.093e-05, 3.828e-05, 5.903e-05, 5.029e-05, 7.074e-05, 5.686e-05, 0.0001054, 9.057e-05, 8.576e-05, 0.0001039, 0.0001169], "yaxis": "y"}], "layout": {"annotations": [{"font": {}, "showarrow": false, "text": "(4) Lower half of z-values", "textangle": 90, "x": 0.98, "xanchor": "left", "xref": "paper", "y": 0.1567, "yanchor": "middle", "yref": "paper"}, {"font": {}, "showarrow": false, "text": "(3) 30% of rows with lowest sum", "textangle": 90, "x": 0.98, "xanchor": "left", "xref": "paper", "y": 0.5, "yanchor": "middle", "yref": "paper"}, {"font": {}, "showarrow": false, "text": "(2) 30% of rows, randomly selected", "textangle": 90, "x": 0.98, "xanchor": "left", "xref": "paper", "y": 0.8433, "yanchor": "middle", "yref": "paper"}], "height": 750, "legend": {"title": {"text": "Distance"}, "tracegroupgap": 0}, "margin": {"t": 60}, "width": 750, "xaxis": {"anchor": "y", "domain": [0, 0.98], "title": {"text": "Missingness in %"}}, "xaxis2": {"anchor": "y2", "domain": [0, 0.98], "matches": "x", "showticklabels": false}, "xaxis3": {"anchor": "y3", "domain": [0, 0.98], "matches": "x", "showticklabels": false}, "yaxis": {"anchor": "x", "domain": [0, 0.3133], "title": {"text": "CCC variance"}}, "yaxis2": {"anchor": "x2", "domain": [0.3433, 0.6567], "matches": "y", "title": {"text": "CCC variance"}}, "yaxis3": {"anchor": "x3", "domain": [0.6867, 1.0], "matches": "y", "title": {"text": "CCC variance"}}}}
